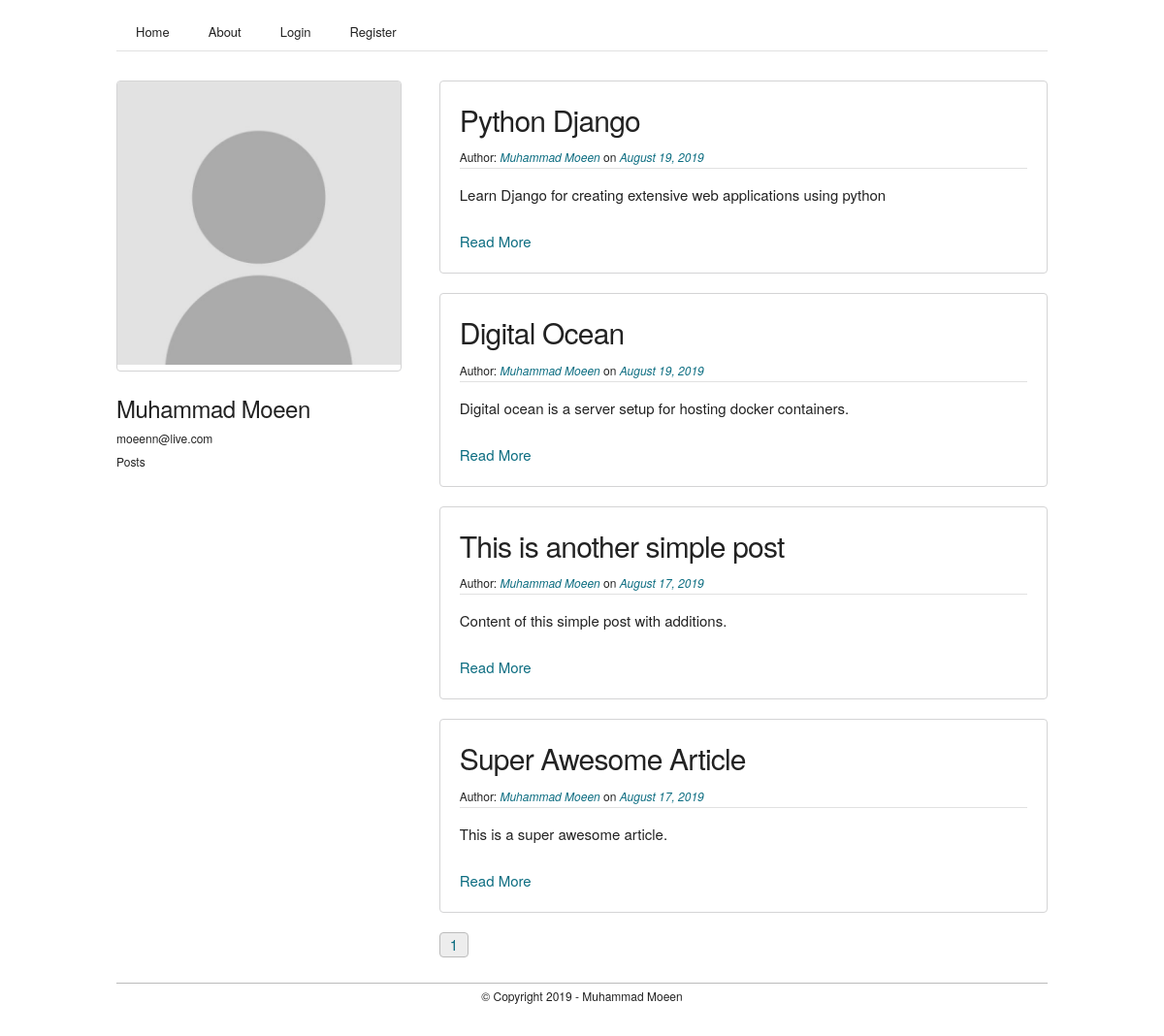
/profile/Muhammad Moeen, run on the app's committed database.
### flaskblog/models.py (models this page shows, shortened)
class User(db.Model, UserMixin):
    id = db.Column( db.Integer, primary_key = True )
    name = db.Column( db.String(20), unique = True, nullable = False )
    email = db.Column( db.String(120), unique = True, nullable = False )
    image_file = db.Column( db.String(20), nullable = False, default = 'avatar.png' )
    password = db.Column( db.String(60), nullable = False )
    posts = db.relationship('Post', backref = 'author', lazy = True )

class Post(db.Model):
    id = db.Column( db.Integer, primary_key = True )
    title = db.Column( db.String(200), nullable = False )
    date_posted = db.Column( db.DateTime, nullable = False, default = datetime.utcnow )
    content = db.Column( db.Text, nullable = False )
    user_id = db.Column( db.Integer, db.ForeignKey('user.id'), nullable = False )

### flaskblog/routes.py (the view)
@app.route('/profile/<username>')
def profile(username):
    user = User.query.filter_by(name=username).first_or_404()
    page_num = request.args.get('page', 1, type=int )
    posts = Post.query.filter_by( user_id=user.id ).order_by(Post.date_posted.desc()).paginate( page=page_num, per_page=5 )
    image_file = url_for('static', filename=f'profile_pictures/{user.image_file}')
    return render_template('profile.html', title='Profile', image_file=image_file , posts=posts, user=user)

### flaskblog/templates/profile.html
{% extends 'layout.html' %}
{% block content %}
	<section class="section profile">
		<div class="container">
			<div class="one-third column user_details">
				<div class="box profile_pic">
					<img src="{{ image_file }}" style="width:100%">
				</div>
				<div>
					<h5>{{ user.name }}</h5>
					<small>{{ user.email }}</small>
					<br>
					<small>{{ total_posts }} Posts</small>
				</div>
			</div>
			<div class="two-thirds column user_posts">
				{% for post in posts.items %}
					<div class="box">
						<h4>{{ post.title }}</h4>
						<small>Author: <i><a href="{{ url_for('profile', username=post.author.name) }}">{% if post.author == current_user %}You{% else %}{{ post.author.name }}{% endif %}</a></i> on <i><a href="#">{{ post.date_posted.strftime('%B %d, %Y') }}</a></i></small>
						<hr>
						<p>{{ post.content }}</p>
						<br>
						<a href="{{ url_for('article', post_id=post.id) }}">Read More</a>
					</div>
				{% endfor %}
				<div class="pages">
					{% for page_num in posts.iter_pages( left_edge=1, right_edge=1, left_current=1, right_current=2) %}
						{% if page_num %}
							{% if posts.page == page_num %}
								<a class="active" href="{{ url_for('profile', username=user.name, page=page_num) }}">{{page_num}}</a>
							{% else %}
								<a href="{{ url_for('profile', username=user.name, page=page_num) }}">{{page_num}}</a>
							{% endif %}
						{% else %}
							<a href="#">..</a>
						{% endif %}
					{% endfor %}
				</div>
			</div>
		</div>
	</section>
{% endblock content %}

### flaskblog/static/css/skeleton.css (style rules this page uses)
.container { position: relative; width: 100%; max-width: 960px; margin: 0 auto; padding: 0 20px; box-sizing: border-box; }
.column, .columns { width: 100%; float: left; box-sizing: border-box; }
@media (min-width: 400px) { .container { width: 85%; padding: 0; } }
@media (min-width: 550px) { .container { width: 80%; } }
@media (min-width: 550px) { .column, .columns { margin-left: 4%; } }
@media (min-width: 550px) { .column:first-child, .columns:first-child { margin-left: 0; } }
@media (min-width: 550px) { .one-third.column { width: 30.6666666667%; } }
@media (min-width: 550px) { .two-thirds.column { width: 65.3333333333%; } }
html { font-size: 62.5%; }
body { font-size: 1.5em; line-height: 1.6; font-weight: 400; font-family: "Raleway", "HelveticaNeue", "Helvetica Neue", Helvetica, Arial, sans-serif; color: #222; }
h1, h2, h3, h4, h5, h6 { margin-top: 0; margin-bottom: 2rem; font-weight: 300; }
h4 { font-size: 2.4rem; line-height: 1.35; letter-spacing: -.08rem; }
h5 { font-size: 1.8rem; line-height: 1.5; letter-spacing: -.05rem; }
@media (min-width: 550px) { h4 { font-size: 3.0rem; } }
@media (min-width: 550px) { h5 { font-size: 2.4rem; } }
p { margin-top: 0; }
a { color: #1EAEDB; }
pre, blockquote, dl, figure, table, p, ul, ol, form { margin-bottom: 2.5rem; }
hr { margin-top: 3rem; margin-bottom: 3.5rem; border-width: 0; border-top: 1px solid #E1E1E1; }
.container:after, .row:after, .u-cf { content: ""; display: table; clear: both; }

### flaskblog/static/css/skeleton-extended.css (style rules this page uses)
.section { margin: 1rem 0rem; }
h1, h2, h3, h4, h5, h6 { margin-bottom: 0.5rem; }
p { margin-top: 1.5rem; margin-bottom: 0rem; }
hr { margin: 1rem 0rem; }
a { text-decoration: none; color: #0c6d81; }
.pages { display: inline-block; border: solid 1px #bbb; border-radius: 4px; overflow: hidden; font-size: 0px; }
.pages a { font-size: 1.5rem; display: inline-block; border-radius: 0px; padding: 0 1rem; }
.pages .active { background: rgba(0,0,0,0.07); }
.box { padding: 2rem; margin: 2rem 0rem; border-radius: 4px; border: 1px solid #d4d4d5; }
.box hr { margin: 0rem; padding: 0rem; }

### flaskblog/static/css/custom.css (style rules this page uses)
.profile .user_details { text-align: left; }
.profile .user_details h5 { margin-bottom: 0rem; }
.profile .profile_pic { padding: 0px; overflow: hidden; }
.profile .profile_pic img { margin-bottom: 0rem; }

### data on the page
User: name "Muhammad Moeen", email "moeenn@live.com"
Post: title "Python Django", author.name "Muhammad Moeen", date_posted "August 19, 2019", content "Learn Django for creating extensive web applications using python"
Post: title "Digital Ocean", author.name "Muhammad Moeen", date_posted "August 19, 2019", content "Digital ocean is a server setup for hosting docker containers."
Post: title "This is another simple post", author.name "Muhammad Moeen", date_posted "August 17, 2019", content "Content of this simple post with additions."
Post: title "Super Awesome Article", author.name "Muhammad Moeen", date_posted "August 17, 2019", content "This is a super awesome article."

### other printed values
{{ page_num }} "1"
